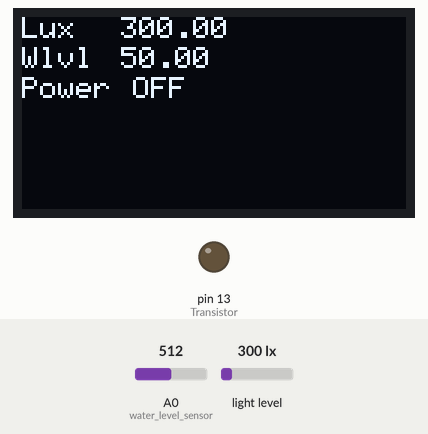
Simulated run of this sketch. Board: Arduino Uno, built with avr-gcc and run on an emulated ATmega328P. Parts: 128×64 one-colour display, output pins drawn as LEDs (lit = HIGH). The inputs (shaded band) are chosen by the test bench; at power-on: light level 300 lx, A0 (water_level_sensor) = 512.

Above: at 3.8 s.
3.9 s: light level set to 23 lx
At 7.3 s:
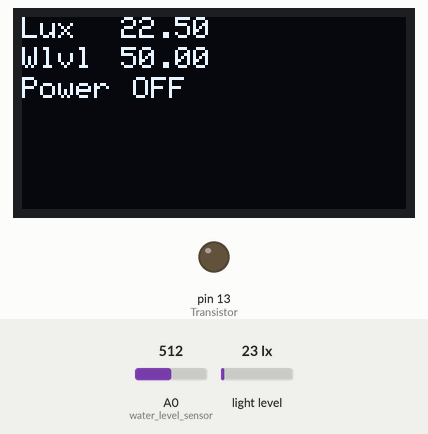
7.8 s: light level set to 19 lx
At 10.5 s:
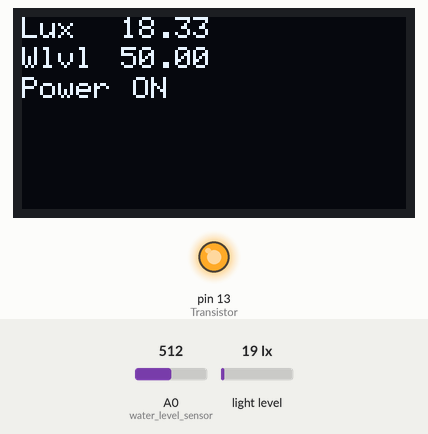
19.5 s: A0 (water_level_sensor) set to 716
At 22.7 s:
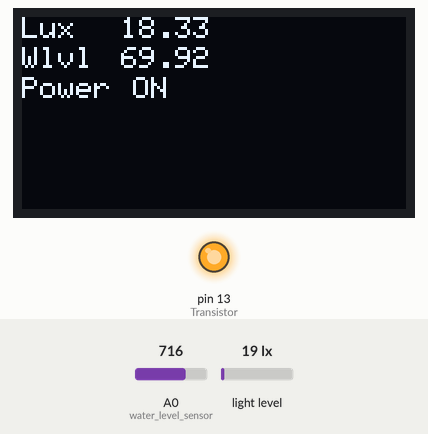
Timing chart, 0 to 24.2 s (numbered marks = the images above; inputs shaded):
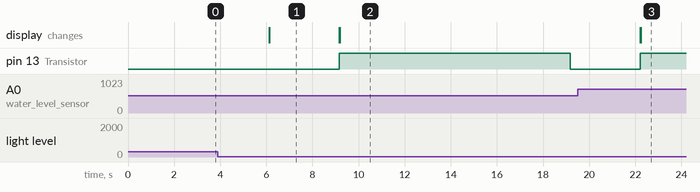

Measured:
- the behaviour switches between 21 and 20 lx on light level (found by bisection; images 1 and 2)
- after the input at 3.9 s, the display: changes after 2.2 s (image 1)
- after the input at 7.8 s, pin 13 (Transistor): LOW → HIGH after 1.4 s, → LOW 10.0 s later; the display: first changes after 1.4 s (image 2 shows a later state)
- after the input at 19.5 s, the display: first changes after 2.7 s (image 3 shows a later state)

The sketch:

automated_watering_system.ino
```cpp
//include Libraries for OLED Display
#include <Adafruit_GFX.h>
#include <Adafruit_GrayOLED.h>
#include <Adafruit_SPITFT.h>
#include <Adafruit_SPITFT_Macros.h>
#include <gfxfont.h>
#include <Adafruit_SSD1306.h>
#include <splash.h>

//include Wire Library for I2C-Bus
#include <Wire.h>

//include Lichtsensor Library for class-functions
#include <BH1750.h>
BH1750 lightMeter (0x23); //HEX-Adress for the I2C-Bus

//OLED
#define OLED_RESET 4
Adafruit_SSD1306 display(OLED_RESET);

//Transistor for PUMP
#define Transistor 13
bool pump_power = 0;

//Waterlevelsensor (needs Analog Pin)
#define water_level_sensor  A0
float waterlevel;


void setup(){

//PIN SETUP
  pinMode(Transistor, OUTPUT );
  digitalWrite(Transistor,LOW);
//CAN_BUS SETUP USRP, Arduino as MASTER
  Wire.begin();//(SDA 4, SCL 5) //for Slave would be zb. Wire.begin(0x8)
//OLED_DISPLAY Setup
  display.begin(SSD1306_SWITCHCAPVCC, 0x3C); // mit I2C-Adresse 0x3c initialisieren
//Lichtsensor SETUP
  lightMeter.begin();
//OPEN SERIAL COMMUNICATION
  Serial.begin(115200);
  while (!Serial) {
    ; // wait for serial port to connect. Needed for Native USB only
  }

//Waterlevel Sensor Setup
  pinMode(water_level_sensor, INPUT);

}


void loop()
{
  float lux = lightMeter.readLightLevel();
  waterlevel = analogRead(water_level_sensor)/10.24;
  OLED_actual(lux,waterlevel,false);
  PUMP(waterlevel,lux);
  delay(3000);
}

void PUMP(float waterlevel, float lux){ //bei acteller Schlauchlänge knapp 400ml bei 10s ON
  if (lux <=20 && waterlevel >= 30){
    digitalWrite(Transistor, HIGH);
     OLED_actual(lux,waterlevel,true);
    delay(10000);
    digitalWrite(Transistor, LOW);
  }
}

void OLED_actual(float lux, float waterlevel,bool pump_power){

  //Display Setup
  display.clearDisplay();
  display.setTextColor(WHITE);
  display.setTextSize(1);

  //Lux
  display.setCursor(0,0); // (Spalte | Zeile)
  display.println("Lux");
  display.setCursor(33,0);
  display.println(lux);

  //Waterlevel
  display.setCursor(0,10);
  display.println("Wlvl");
  display.setCursor(33,10);
  display.println(waterlevel);

  //Power Pumpe
  display.setCursor(0,20);
  display.println("Power");
  display.setCursor(37,20);
  if (pump_power== true){
    display.println("ON");
  }
  else {
    display.println("OFF");
  }

  display.display(); //Display aktualisieren
}
```
